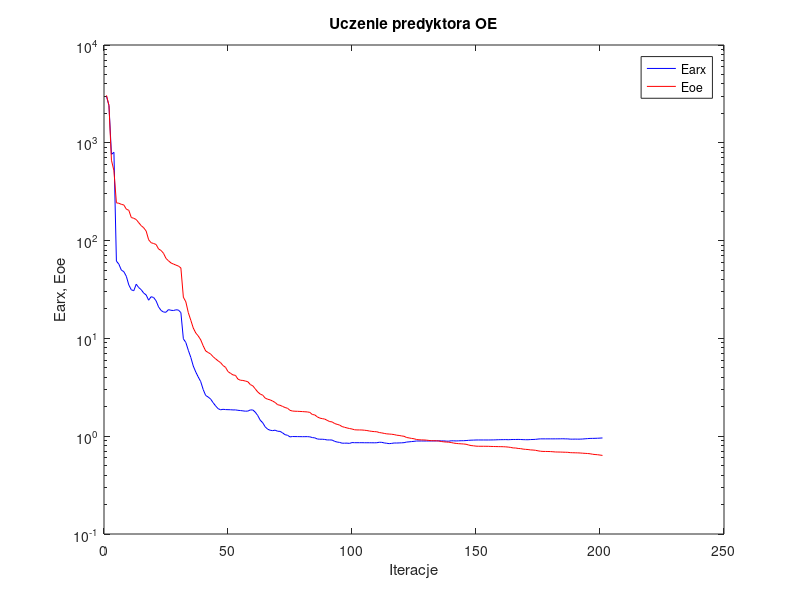
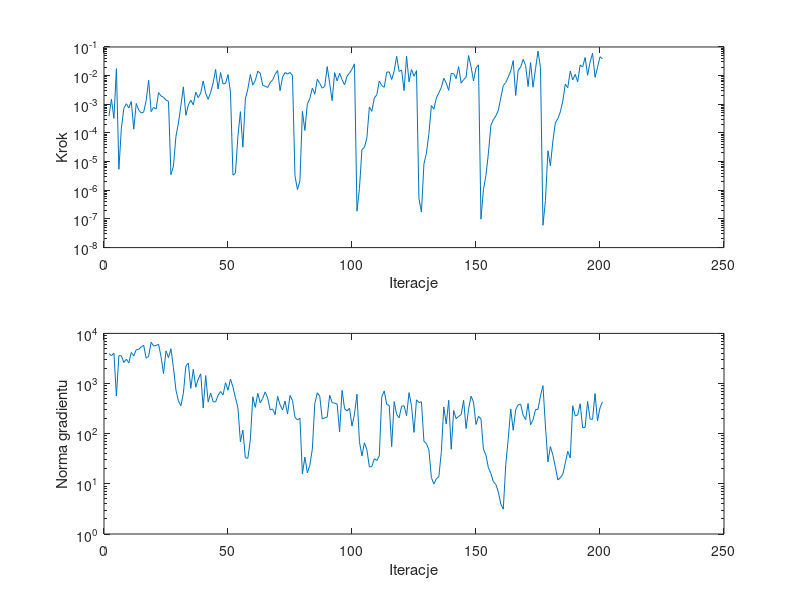

The MATLAB script that drew these images, in order:
%uczenie predyktora oe
clear all;
n=0; farx(n+1)=2.993403e+003; foe(n+1)=3.054851e+003; wspucz(n+1)=0.000000e+000; ng(n+1)=0.000000e+000;
%odnowa zmiennej metryki
n=1; farx(n+1)=2.403642e+003; foe(n+1)=2.408654e+003; krok(n+1)=3.831728e-004; ng(n+1)=3.934802e+003;
n=2; farx(n+1)=7.619961e+002; foe(n+1)=6.636231e+002; krok(n+1)=1.491964e-003; ng(n+1)=3.598554e+003;
n=3; farx(n+1)=7.994653e+002; foe(n+1)=5.188892e+002; krok(n+1)=3.229906e-004; ng(n+1)=4.018973e+003;
n=4; farx(n+1)=6.177335e+001; foe(n+1)=2.433665e+002; krok(n+1)=1.750226e-002; ng(n+1)=5.641859e+002;
n=5; farx(n+1)=5.736236e+001; foe(n+1)=2.407990e+002; krok(n+1)=5.413203e-006; ng(n+1)=3.589831e+003;
n=6; farx(n+1)=4.989694e+001; foe(n+1)=2.348711e+002; krok(n+1)=1.476158e-004; ng(n+1)=3.571544e+003;
n=7; farx(n+1)=4.813391e+001; foe(n+1)=2.313631e+002; krok(n+1)=7.315478e-004; ng(n+1)=2.625607e+003;
n=8; farx(n+1)=4.316801e+001; foe(n+1)=2.095896e+002; krok(n+1)=1.047362e-003; ng(n+1)=3.068490e+003;
n=9; farx(n+1)=3.522277e+001; foe(n+1)=2.041230e+002; krok(n+1)=7.477129e-004; ng(n+1)=2.587302e+003;
n=10; farx(n+1)=3.142761e+001; foe(n+1)=1.722382e+002; krok(n+1)=1.259039e-003; ng(n+1)=4.166985e+003;
n=11; farx(n+1)=3.072235e+001; foe(n+1)=1.691011e+002; krok(n+1)=1.356650e-004; ng(n+1)=3.559288e+003;
n=12; farx(n+1)=3.581920e+001; foe(n+1)=1.642029e+002; krok(n+1)=1.072587e-003; ng(n+1)=4.726654e+003;
n=13; farx(n+1)=3.308698e+001; foe(n+1)=1.524638e+002; krok(n+1)=6.295194e-004; ng(n+1)=4.801004e+003;
n=14; farx(n+1)=3.149356e+001; foe(n+1)=1.421788e+002; krok(n+1)=4.988661e-004; ng(n+1)=5.390148e+003;
n=15; farx(n+1)=2.907487e+001; foe(n+1)=1.353624e+002; krok(n+1)=5.333789e-004; ng(n+1)=5.754903e+003;
n=16; farx(n+1)=2.780901e+001; foe(n+1)=1.251163e+002; krok(n+1)=1.353531e-003; ng(n+1)=3.200781e+003;
n=17; farx(n+1)=2.457431e+001; foe(n+1)=1.019988e+002; krok(n+1)=6.893113e-003; ng(n+1)=3.494975e+003;
n=18; farx(n+1)=2.669438e+001; foe(n+1)=9.516854e+001; krok(n+1)=5.534736e-004; ng(n+1)=6.665113e+003;
n=19; farx(n+1)=2.620845e+001; foe(n+1)=9.338228e+001; krok(n+1)=7.893559e-004; ng(n+1)=5.606785e+003;
n=20; farx(n+1)=2.422131e+001; foe(n+1)=9.132175e+001; krok(n+1)=6.791933e-004; ng(n+1)=5.754965e+003;
n=21; farx(n+1)=2.100062e+001; foe(n+1)=8.206237e+001; krok(n+1)=2.559883e-003; ng(n+1)=6.069214e+003;
n=22; farx(n+1)=1.932129e+001; foe(n+1)=7.930681e+001; krok(n+1)=1.949886e-003; ng(n+1)=3.439839e+003;
n=23; farx(n+1)=1.860752e+001; foe(n+1)=7.409966e+001; krok(n+1)=1.749592e-003; ng(n+1)=1.575744e+003;
n=24; farx(n+1)=1.851404e+001; foe(n+1)=6.575332e+001; krok(n+1)=1.407851e-003; ng(n+1)=4.478459e+003;
n=25; farx(n+1)=1.968879e+001; foe(n+1)=6.216529e+001; krok(n+1)=1.265711e-003; ng(n+1)=3.291982e+003;
%odnowa zmiennej metryki
n=26; farx(n+1)=1.939032e+001; foe(n+1)=5.911381e+001; krok(n+1)=3.493217e-006; ng(n+1)=4.940178e+003;
n=27; farx(n+1)=1.928062e+001; foe(n+1)=5.760000e+001; krok(n+1)=7.026980e-006; ng(n+1)=2.079802e+003;
n=28; farx(n+1)=1.960732e+001; foe(n+1)=5.616824e+001; krok(n+1)=7.492449e-005; ng(n+1)=7.455311e+002;
n=29; farx(n+1)=1.949944e+001; foe(n+1)=5.494862e+001; krok(n+1)=2.197532e-004; ng(n+1)=4.520958e+002;
n=30; farx(n+1)=1.834871e+001; foe(n+1)=5.251568e+001; krok(n+1)=8.989595e-004; ng(n+1)=3.620571e+002;
n=31; farx(n+1)=9.905890e+000; foe(n+1)=2.639195e+001; krok(n+1)=4.065324e-003; ng(n+1)=6.348063e+002;
n=32; farx(n+1)=9.080181e+000; foe(n+1)=2.364520e+001; krok(n+1)=4.129136e-004; ng(n+1)=2.235443e+003;
n=33; farx(n+1)=7.558991e+000; foe(n+1)=1.831371e+001; krok(n+1)=9.446471e-004; ng(n+1)=2.558126e+003;
n=34; farx(n+1)=6.397696e+000; foe(n+1)=1.533150e+001; krok(n+1)=1.389400e-003; ng(n+1)=8.026516e+002;
n=35; farx(n+1)=5.215277e+000; foe(n+1)=1.276666e+001; krok(n+1)=9.576184e-004; ng(n+1)=1.922388e+003;
n=36; farx(n+1)=4.533269e+000; foe(n+1)=1.136495e+001; krok(n+1)=2.634602e-003; ng(n+1)=8.472320e+002;
n=37; farx(n+1)=4.031524e+000; foe(n+1)=1.059360e+001; krok(n+1)=1.700633e-003; ng(n+1)=1.227921e+003;
n=38; farx(n+1)=3.612626e+000; foe(n+1)=9.664239e+000; krok(n+1)=2.472199e-003; ng(n+1)=1.561532e+003;
n=39; farx(n+1)=2.998795e+000; foe(n+1)=8.395302e+000; krok(n+1)=6.555717e-003; ng(n+1)=3.259858e+002;
n=40; farx(n+1)=2.607763e+000; foe(n+1)=7.437704e+000; krok(n+1)=2.391214e-003; ng(n+1)=1.437750e+003;
n=41; farx(n+1)=2.516177e+000; foe(n+1)=7.177352e+000; krok(n+1)=1.495225e-003; ng(n+1)=4.303695e+002;
n=42; farx(n+1)=2.396056e+000; foe(n+1)=6.919565e+000; krok(n+1)=2.593399e-003; ng(n+1)=6.478571e+002;
n=43; farx(n+1)=2.202316e+000; foe(n+1)=6.498222e+000; krok(n+1)=5.478088e-003; ng(n+1)=4.337089e+002;
n=44; farx(n+1)=2.040910e+000; foe(n+1)=6.178682e+000; krok(n+1)=1.647425e-002; ng(n+1)=4.291746e+002;
n=45; farx(n+1)=1.913747e+000; foe(n+1)=5.897035e+000; krok(n+1)=3.427028e-003; ng(n+1)=5.829096e+002;
n=46; farx(n+1)=1.862196e+000; foe(n+1)=5.652023e+000; krok(n+1)=1.280341e-002; ng(n+1)=6.943238e+002;
n=47; farx(n+1)=1.883383e+000; foe(n+1)=5.280506e+000; krok(n+1)=5.162776e-003; ng(n+1)=5.937459e+002;
n=48; farx(n+1)=1.872089e+000; foe(n+1)=5.060597e+000; krok(n+1)=5.320104e-003; ng(n+1)=1.037268e+003;
n=49; farx(n+1)=1.867523e+000; foe(n+1)=4.576708e+000; krok(n+1)=1.086709e-002; ng(n+1)=7.366971e+002;
n=50; farx(n+1)=1.865201e+000; foe(n+1)=4.396917e+000; krok(n+1)=2.659087e-003; ng(n+1)=1.230057e+003;
%odnowa zmiennej metryki
n=51; farx(n+1)=1.855943e+000; foe(n+1)=4.232943e+000; krok(n+1)=3.375139e-006; ng(n+1)=8.496790e+002;
n=52; farx(n+1)=1.858117e+000; foe(n+1)=4.189011e+000; krok(n+1)=3.987530e-006; ng(n+1)=5.203533e+002;
n=53; farx(n+1)=1.839819e+000; foe(n+1)=3.835123e+000; krok(n+1)=7.716323e-005; ng(n+1)=3.306376e+002;
n=54; farx(n+1)=1.829875e+000; foe(n+1)=3.735464e+000; krok(n+1)=5.547107e-004; ng(n+1)=6.881806e+001;
n=55; farx(n+1)=1.816148e+000; foe(n+1)=3.716283e+000; krok(n+1)=3.190024e-005; ng(n+1)=1.178420e+002;
n=56; farx(n+1)=1.802463e+000; foe(n+1)=3.664657e+000; krok(n+1)=1.532691e-003; ng(n+1)=3.294651e+001;
n=57; farx(n+1)=1.806180e+000; foe(n+1)=3.606690e+000; krok(n+1)=3.426502e-003; ng(n+1)=3.245457e+001;
n=58; farx(n+1)=1.855224e+000; foe(n+1)=3.372284e+000; krok(n+1)=1.095618e-002; ng(n+1)=7.482132e+001;
n=59; farx(n+1)=1.855829e+000; foe(n+1)=3.274479e+000; krok(n+1)=4.664313e-003; ng(n+1)=5.452054e+002;
n=60; farx(n+1)=1.760693e+000; foe(n+1)=3.045933e+000; krok(n+1)=6.757425e-003; ng(n+1)=3.345211e+002;
n=61; farx(n+1)=1.625427e+000; foe(n+1)=2.831074e+000; krok(n+1)=1.434453e-002; ng(n+1)=6.366833e+002;
n=62; farx(n+1)=1.457328e+000; foe(n+1)=2.695072e+000; krok(n+1)=1.208515e-002; ng(n+1)=4.119489e+002;
n=63; farx(n+1)=1.372465e+000; foe(n+1)=2.626598e+000; krok(n+1)=4.578975e-003; ng(n+1)=5.068473e+002;
n=64; farx(n+1)=1.245851e+000; foe(n+1)=2.451771e+000; krok(n+1)=4.266621e-003; ng(n+1)=6.836720e+002;
n=65; farx(n+1)=1.178872e+000; foe(n+1)=2.387649e+000; krok(n+1)=3.846158e-003; ng(n+1)=5.128157e+002;
n=66; farx(n+1)=1.150863e+000; foe(n+1)=2.352225e+000; krok(n+1)=5.711090e-003; ng(n+1)=2.979464e+002;
n=67; farx(n+1)=1.139943e+000; foe(n+1)=2.285654e+000; krok(n+1)=7.099884e-003; ng(n+1)=3.113230e+002;
n=68; farx(n+1)=1.152921e+000; foe(n+1)=2.213077e+000; krok(n+1)=1.111520e-002; ng(n+1)=2.403851e+002;
n=69; farx(n+1)=1.123811e+000; foe(n+1)=2.099243e+000; krok(n+1)=1.517118e-002; ng(n+1)=5.548623e+002;
n=70; farx(n+1)=1.120372e+000; foe(n+1)=2.071094e+000; krok(n+1)=2.983603e-003; ng(n+1)=3.740837e+002;
n=71; farx(n+1)=1.081842e+000; foe(n+1)=2.015855e+000; krok(n+1)=8.928204e-003; ng(n+1)=2.964875e+002;
n=72; farx(n+1)=1.036298e+000; foe(n+1)=1.965342e+000; krok(n+1)=1.285062e-002; ng(n+1)=4.467574e+002;
n=73; farx(n+1)=1.022145e+000; foe(n+1)=1.929972e+000; krok(n+1)=1.132561e-002; ng(n+1)=2.462551e+002;
n=74; farx(n+1)=9.833961e-001; foe(n+1)=1.838504e+000; krok(n+1)=1.296098e-002; ng(n+1)=5.769511e+002;
n=75; farx(n+1)=9.923991e-001; foe(n+1)=1.808723e+000; krok(n+1)=1.005588e-002; ng(n+1)=4.597863e+002;
%odnowa zmiennej metryki
n=76; farx(n+1)=9.912278e-001; foe(n+1)=1.800420e+000; krok(n+1)=3.206069e-006; ng(n+1)=2.134300e+002;
n=77; farx(n+1)=9.906689e-001; foe(n+1)=1.797347e+000; krok(n+1)=1.059883e-006; ng(n+1)=1.872219e+002;
n=78; farx(n+1)=9.896842e-001; foe(n+1)=1.791837e+000; krok(n+1)=2.134892e-006; ng(n+1)=2.037720e+002;
n=79; farx(n+1)=9.888391e-001; foe(n+1)=1.785986e+000; krok(n+1)=5.688063e-004; ng(n+1)=1.568727e+001;
n=80; farx(n+1)=9.892074e-001; foe(n+1)=1.778083e+000; krok(n+1)=1.224225e-004; ng(n+1)=3.425654e+001;
n=81; farx(n+1)=9.900193e-001; foe(n+1)=1.771245e+000; krok(n+1)=1.043660e-003; ng(n+1)=1.657866e+001;
n=82; farx(n+1)=9.850819e-001; foe(n+1)=1.751565e+000; krok(n+1)=1.588254e-003; ng(n+1)=2.340773e+001;
n=83; farx(n+1)=9.683875e-001; foe(n+1)=1.666849e+000; krok(n+1)=3.671029e-003; ng(n+1)=4.912840e+001;
n=84; farx(n+1)=9.617776e-001; foe(n+1)=1.650886e+000; krok(n+1)=2.269576e-003; ng(n+1)=3.985982e+002;
n=85; farx(n+1)=9.371555e-001; foe(n+1)=1.576842e+000; krok(n+1)=7.479896e-003; ng(n+1)=6.556093e+002;
n=86; farx(n+1)=9.311570e-001; foe(n+1)=1.531580e+000; krok(n+1)=5.346341e-003; ng(n+1)=5.567614e+002;
n=87; farx(n+1)=9.312824e-001; foe(n+1)=1.512447e+000; krok(n+1)=3.660956e-003; ng(n+1)=1.961735e+002;
n=88; farx(n+1)=9.263726e-001; foe(n+1)=1.496882e+000; krok(n+1)=4.201093e-003; ng(n+1)=2.072457e+002;
n=89; farx(n+1)=9.154241e-001; foe(n+1)=1.452115e+000; krok(n+1)=2.067140e-002; ng(n+1)=2.143146e+002;
n=90; farx(n+1)=9.161797e-001; foe(n+1)=1.410843e+000; krok(n+1)=5.296999e-003; ng(n+1)=5.853402e+002;
n=91; farx(n+1)=9.132495e-001; foe(n+1)=1.400176e+000; krok(n+1)=1.342085e-003; ng(n+1)=4.166272e+002;
n=92; farx(n+1)=8.857773e-001; foe(n+1)=1.347600e+000; krok(n+1)=1.262969e-002; ng(n+1)=4.067372e+002;
n=93; farx(n+1)=8.717475e-001; foe(n+1)=1.322270e+000; krok(n+1)=6.583213e-003; ng(n+1)=3.899860e+002;
n=94; farx(n+1)=8.640965e-001; foe(n+1)=1.299560e+000; krok(n+1)=1.209242e-002; ng(n+1)=1.090233e+002;
n=95; farx(n+1)=8.485032e-001; foe(n+1)=1.254620e+000; krok(n+1)=7.251821e-003; ng(n+1)=7.306429e+002;
n=96; farx(n+1)=8.484040e-001; foe(n+1)=1.233329e+000; krok(n+1)=4.771196e-003; ng(n+1)=3.169947e+002;
n=97; farx(n+1)=8.497586e-001; foe(n+1)=1.214328e+000; krok(n+1)=9.613730e-003; ng(n+1)=2.829336e+002;
n=98; farx(n+1)=8.444768e-001; foe(n+1)=1.198214e+000; krok(n+1)=1.226153e-002; ng(n+1)=3.222905e+002;
n=99; farx(n+1)=8.607252e-001; foe(n+1)=1.184639e+000; krok(n+1)=1.694236e-002; ng(n+1)=1.418906e+002;
n=100; farx(n+1)=8.582036e-001; foe(n+1)=1.164023e+000; krok(n+1)=2.580064e-002; ng(n+1)=2.456523e+002;
%odnowa zmiennej metryki
n=101; farx(n+1)=8.581857e-001; foe(n+1)=1.159327e+000; krok(n+1)=1.863062e-007; ng(n+1)=6.124857e+002;
n=102; farx(n+1)=8.581540e-001; foe(n+1)=1.158956e+000; krok(n+1)=1.154651e-006; ng(n+1)=6.928113e+001;
n=103; farx(n+1)=8.582905e-001; foe(n+1)=1.157361e+000; krok(n+1)=2.656342e-005; ng(n+1)=3.600007e+001;
n=104; farx(n+1)=8.573127e-001; foe(n+1)=1.151096e+000; krok(n+1)=3.098519e-005; ng(n+1)=6.588334e+001;
n=105; farx(n+1)=8.571506e-001; foe(n+1)=1.143198e+000; krok(n+1)=6.831655e-005; ng(n+1)=4.810391e+001;
n=106; farx(n+1)=8.572417e-001; foe(n+1)=1.130505e+000; krok(n+1)=8.094739e-004; ng(n+1)=2.165330e+001;
n=107; farx(n+1)=8.567802e-001; foe(n+1)=1.120844e+000; krok(n+1)=5.673940e-004; ng(n+1)=2.220560e+001;
n=108; farx(n+1)=8.562583e-001; foe(n+1)=1.114154e+000; krok(n+1)=1.683682e-003; ng(n+1)=3.168354e+001;
n=109; farx(n+1)=8.573431e-001; foe(n+1)=1.110354e+000; krok(n+1)=2.133311e-003; ng(n+1)=2.918761e+001;
n=110; farx(n+1)=8.672317e-001; foe(n+1)=1.090182e+000; krok(n+1)=6.543079e-003; ng(n+1)=3.602586e+001;
n=111; farx(n+1)=8.656475e-001; foe(n+1)=1.080734e+000; krok(n+1)=4.520892e-003; ng(n+1)=5.460788e+002;
n=112; farx(n+1)=8.533794e-001; foe(n+1)=1.067927e+000; krok(n+1)=3.929986e-003; ng(n+1)=7.134779e+002;
n=113; farx(n+1)=8.469254e-001; foe(n+1)=1.056683e+000; krok(n+1)=1.321526e-002; ng(n+1)=3.809909e+002;
n=114; farx(n+1)=8.393723e-001; foe(n+1)=1.052456e+000; krok(n+1)=1.354728e-002; ng(n+1)=3.670932e+002;
n=115; farx(n+1)=8.445291e-001; foe(n+1)=1.047198e+000; krok(n+1)=7.321912e-003; ng(n+1)=5.531423e+001;
n=116; farx(n+1)=8.522253e-001; foe(n+1)=1.039227e+000; krok(n+1)=1.448480e-002; ng(n+1)=4.364446e+002;
n=117; farx(n+1)=8.516816e-001; foe(n+1)=1.023889e+000; krok(n+1)=4.739825e-002; ng(n+1)=2.406757e+002;
n=118; farx(n+1)=8.536907e-001; foe(n+1)=1.018096e+000; krok(n+1)=1.405854e-002; ng(n+1)=2.071625e+002;
n=119; farx(n+1)=8.556906e-001; foe(n+1)=1.006162e+000; krok(n+1)=1.564440e-002; ng(n+1)=3.534177e+002;
n=120; farx(n+1)=8.593078e-001; foe(n+1)=9.982415e-001; krok(n+1)=3.021288e-003; ng(n+1)=3.597279e+002;
n=121; farx(n+1)=8.712063e-001; foe(n+1)=9.698647e-001; krok(n+1)=4.821088e-002; ng(n+1)=2.284031e+002;
n=122; farx(n+1)=8.754966e-001; foe(n+1)=9.606878e-001; krok(n+1)=6.072741e-003; ng(n+1)=6.588282e+002;
n=123; farx(n+1)=8.811503e-001; foe(n+1)=9.494987e-001; krok(n+1)=1.636186e-002; ng(n+1)=3.587605e+002;
n=124; farx(n+1)=8.861616e-001; foe(n+1)=9.416892e-001; krok(n+1)=9.505482e-003; ng(n+1)=1.061856e+002;
n=125; farx(n+1)=8.933399e-001; foe(n+1)=9.256963e-001; krok(n+1)=1.495979e-002; ng(n+1)=4.733199e+002;
%odnowa zmiennej metryki
n=126; farx(n+1)=8.932664e-001; foe(n+1)=9.192775e-001; krok(n+1)=5.036948e-007; ng(n+1)=4.181392e+002;
n=127; farx(n+1)=8.932479e-001; foe(n+1)=9.172883e-001; krok(n+1)=1.771100e-007; ng(n+1)=4.333201e+002;
n=128; farx(n+1)=8.930819e-001; foe(n+1)=9.153000e-001; krok(n+1)=8.295367e-006; ng(n+1)=7.060003e+001;
n=129; farx(n+1)=8.934042e-001; foe(n+1)=9.116398e-001; krok(n+1)=1.954543e-005; ng(n+1)=6.353597e+001;
n=130; farx(n+1)=8.934066e-001; foe(n+1)=9.047376e-001; krok(n+1)=9.374630e-005; ng(n+1)=4.767791e+001;
n=131; farx(n+1)=8.943538e-001; foe(n+1)=8.997808e-001; krok(n+1)=9.053002e-004; ng(n+1)=1.345416e+001;
n=132; farx(n+1)=8.946485e-001; foe(n+1)=8.992517e-001; krok(n+1)=6.807228e-004; ng(n+1)=9.917449e+000;
n=133; farx(n+1)=8.955808e-001; foe(n+1)=8.977923e-001; krok(n+1)=1.644128e-003; ng(n+1)=1.264615e+001;
n=134; farx(n+1)=8.970953e-001; foe(n+1)=8.936441e-001; krok(n+1)=2.511123e-003; ng(n+1)=1.383196e+001;
n=135; farx(n+1)=8.951563e-001; foe(n+1)=8.828352e-001; krok(n+1)=3.831275e-003; ng(n+1)=4.183422e+001;
n=136; farx(n+1)=8.957050e-001; foe(n+1)=8.758296e-001; krok(n+1)=8.108299e-003; ng(n+1)=3.413389e+002;
n=137; farx(n+1)=8.906269e-001; foe(n+1)=8.716973e-001; krok(n+1)=5.485375e-003; ng(n+1)=1.557066e+002;
n=138; farx(n+1)=8.892651e-001; foe(n+1)=8.685614e-001; krok(n+1)=3.065383e-003; ng(n+1)=4.645731e+002;
n=139; farx(n+1)=8.974077e-001; foe(n+1)=8.617538e-001; krok(n+1)=1.192345e-002; ng(n+1)=4.904652e+001;
n=140; farx(n+1)=8.968662e-001; foe(n+1)=8.503598e-001; krok(n+1)=1.159819e-002; ng(n+1)=2.901950e+002;
n=141; farx(n+1)=8.942592e-001; foe(n+1)=8.436535e-001; krok(n+1)=7.932207e-003; ng(n+1)=1.983465e+002;
n=142; farx(n+1)=8.968191e-001; foe(n+1)=8.387746e-001; krok(n+1)=2.051314e-002; ng(n+1)=2.225912e+002;
n=143; farx(n+1)=8.988729e-001; foe(n+1)=8.358923e-001; krok(n+1)=5.478088e-003; ng(n+1)=2.391220e+002;
n=144; farx(n+1)=8.992911e-001; foe(n+1)=8.324850e-001; krok(n+1)=7.242402e-003; ng(n+1)=4.647261e+002;
n=145; farx(n+1)=9.028898e-001; foe(n+1)=8.270338e-001; krok(n+1)=8.839546e-003; ng(n+1)=1.269276e+002;
n=146; farx(n+1)=9.073363e-001; foe(n+1)=8.132663e-001; krok(n+1)=5.005537e-002; ng(n+1)=3.070617e+002;
n=147; farx(n+1)=9.109121e-001; foe(n+1)=8.023858e-001; krok(n+1)=2.067140e-002; ng(n+1)=5.591124e+002;
n=148; farx(n+1)=9.122229e-001; foe(n+1)=7.976086e-001; krok(n+1)=6.506258e-003; ng(n+1)=4.279704e+002;
n=149; farx(n+1)=9.147618e-001; foe(n+1)=7.912906e-001; krok(n+1)=1.839173e-002; ng(n+1)=1.525812e+002;
n=150; farx(n+1)=9.151070e-001; foe(n+1)=7.893057e-001; krok(n+1)=2.386882e-002; ng(n+1)=2.222014e+002;
%odnowa zmiennej metryki
n=151; farx(n+1)=9.151005e-001; foe(n+1)=7.890990e-001; krok(n+1)=9.844643e-008; ng(n+1)=1.973892e+002;
n=152; farx(n+1)=9.150742e-001; foe(n+1)=7.889761e-001; krok(n+1)=1.062537e-006; ng(n+1)=4.925247e+001;
n=153; farx(n+1)=9.150057e-001; foe(n+1)=7.887288e-001; krok(n+1)=3.266097e-006; ng(n+1)=3.740372e+001;
n=154; farx(n+1)=9.149916e-001; foe(n+1)=7.882090e-001; krok(n+1)=1.943349e-005; ng(n+1)=2.096530e+001;
n=155; farx(n+1)=9.157215e-001; foe(n+1)=7.858493e-001; krok(n+1)=1.864752e-004; ng(n+1)=1.605453e+001;
n=156; farx(n+1)=9.165078e-001; foe(n+1)=7.848583e-001; krok(n+1)=2.879132e-004; ng(n+1)=1.106380e+001;
n=157; farx(n+1)=9.180763e-001; foe(n+1)=7.836537e-001; krok(n+1)=3.968650e-004; ng(n+1)=9.741054e+000;
n=158; farx(n+1)=9.203536e-001; foe(n+1)=7.824927e-001; krok(n+1)=6.115046e-004; ng(n+1)=6.932619e+000;
n=159; farx(n+1)=9.216888e-001; foe(n+1)=7.818296e-001; krok(n+1)=1.691206e-003; ng(n+1)=3.966171e+000;
n=160; farx(n+1)=9.219800e-001; foe(n+1)=7.807455e-001; krok(n+1)=4.498477e-003; ng(n+1)=3.123739e+000;
n=161; farx(n+1)=9.232105e-001; foe(n+1)=7.782551e-001; krok(n+1)=5.767896e-003; ng(n+1)=2.403307e+001;
n=162; farx(n+1)=9.205883e-001; foe(n+1)=7.739140e-001; krok(n+1)=8.948804e-003; ng(n+1)=7.938074e+001;
n=163; farx(n+1)=9.239393e-001; foe(n+1)=7.679524e-001; krok(n+1)=1.448480e-002; ng(n+1)=3.118973e+002;
n=164; farx(n+1)=9.255500e-001; foe(n+1)=7.587346e-001; krok(n+1)=3.350022e-002; ng(n+1)=1.172277e+002;
n=165; farx(n+1)=9.255337e-001; foe(n+1)=7.574837e-001; krok(n+1)=2.032216e-003; ng(n+1)=3.006137e+002;
n=166; farx(n+1)=9.268729e-001; foe(n+1)=7.493335e-001; krok(n+1)=1.559274e-002; ng(n+1)=3.787918e+002;
n=167; farx(n+1)=9.253472e-001; foe(n+1)=7.464444e-001; krok(n+1)=1.982937e-002; ng(n+1)=3.898222e+002;
n=168; farx(n+1)=9.224336e-001; foe(n+1)=7.380683e-001; krok(n+1)=3.696362e-002; ng(n+1)=2.347576e+002;
n=169; farx(n+1)=9.208422e-001; foe(n+1)=7.336903e-001; krok(n+1)=2.277959e-002; ng(n+1)=1.906469e+002;
n=170; farx(n+1)=9.202532e-001; foe(n+1)=7.307896e-001; krok(n+1)=4.187528e-003; ng(n+1)=4.002820e+002;
n=171; farx(n+1)=9.243912e-001; foe(n+1)=7.241191e-001; krok(n+1)=2.876670e-002; ng(n+1)=1.507291e+002;
n=172; farx(n+1)=9.256999e-001; foe(n+1)=7.221169e-001; krok(n+1)=3.941672e-003; ng(n+1)=1.890184e+002;
n=173; farx(n+1)=9.284503e-001; foe(n+1)=7.175349e-001; krok(n+1)=1.741045e-002; ng(n+1)=3.035747e+002;
n=174; farx(n+1)=9.354188e-001; foe(n+1)=7.089099e-001; krok(n+1)=7.142563e-002; ng(n+1)=3.056466e+002;
n=175; farx(n+1)=9.392495e-001; foe(n+1)=7.020446e-001; krok(n+1)=1.932256e-002; ng(n+1)=5.700489e+002;
%odnowa zmiennej metryki
n=176; farx(n+1)=9.392422e-001; foe(n+1)=6.989169e-001; krok(n+1)=6.009598e-008; ng(n+1)=9.060657e+002;
n=177; farx(n+1)=9.392444e-001; foe(n+1)=6.983526e-001; krok(n+1)=4.373285e-007; ng(n+1)=1.423336e+002;
n=178; farx(n+1)=9.393342e-001; foe(n+1)=6.976127e-001; krok(n+1)=2.394830e-005; ng(n+1)=2.734062e+001;
n=179; farx(n+1)=9.393619e-001; foe(n+1)=6.965133e-001; krok(n+1)=7.172631e-006; ng(n+1)=5.535369e+001;
n=180; farx(n+1)=9.393044e-001; foe(n+1)=6.936018e-001; krok(n+1)=5.270595e-005; ng(n+1)=3.732374e+001;
n=181; farx(n+1)=9.396124e-001; foe(n+1)=6.899878e-001; krok(n+1)=2.266194e-004; ng(n+1)=2.178514e+001;
n=182; farx(n+1)=9.398307e-001; foe(n+1)=6.890670e-001; krok(n+1)=3.164277e-004; ng(n+1)=1.194868e+001;
n=183; farx(n+1)=9.403453e-001; foe(n+1)=6.883488e-001; krok(n+1)=5.440190e-004; ng(n+1)=1.321085e+001;
n=184; farx(n+1)=9.415774e-001; foe(n+1)=6.868232e-001; krok(n+1)=1.291963e-003; ng(n+1)=1.553608e+001;
n=185; farx(n+1)=9.393023e-001; foe(n+1)=6.853388e-001; krok(n+1)=5.038654e-003; ng(n+1)=2.622605e+001;
n=186; farx(n+1)=9.386448e-001; foe(n+1)=6.842541e-001; krok(n+1)=3.792794e-003; ng(n+1)=4.450801e+001;
n=187; farx(n+1)=9.331659e-001; foe(n+1)=6.789420e-001; krok(n+1)=1.448480e-002; ng(n+1)=3.282806e+001;
n=188; farx(n+1)=9.328788e-001; foe(n+1)=6.776465e-001; krok(n+1)=7.119007e-003; ng(n+1)=3.607737e+002;
n=189; farx(n+1)=9.341469e-001; foe(n+1)=6.765089e-001; krok(n+1)=1.109636e-002; ng(n+1)=2.249556e+002;
n=190; farx(n+1)=9.328555e-001; foe(n+1)=6.755600e-001; krok(n+1)=6.099924e-003; ng(n+1)=2.376066e+002;
n=191; farx(n+1)=9.333864e-001; foe(n+1)=6.736049e-001; krok(n+1)=2.343419e-002; ng(n+1)=3.956987e+002;
n=192; farx(n+1)=9.361435e-001; foe(n+1)=6.703194e-001; krok(n+1)=2.000182e-002; ng(n+1)=1.312449e+002;
n=193; farx(n+1)=9.407352e-001; foe(n+1)=6.677297e-001; krok(n+1)=4.321748e-002; ng(n+1)=1.347803e+002;
n=194; farx(n+1)=9.450467e-001; foe(n+1)=6.652585e-001; krok(n+1)=1.034736e-002; ng(n+1)=4.409188e+002;
n=195; farx(n+1)=9.492222e-001; foe(n+1)=6.616192e-001; krok(n+1)=2.963700e-002; ng(n+1)=1.952295e+002;
n=196; farx(n+1)=9.499952e-001; foe(n+1)=6.539898e-001; krok(n+1)=5.983917e-002; ng(n+1)=1.942276e+002;
n=197; farx(n+1)=9.512723e-001; foe(n+1)=6.496667e-001; krok(n+1)=8.744518e-003; ng(n+1)=6.323894e+002;
n=198; farx(n+1)=9.532213e-001; foe(n+1)=6.467880e-001; krok(n+1)=1.922414e-002; ng(n+1)=1.805894e+002;
n=199; farx(n+1)=9.562221e-001; foe(n+1)=6.415112e-001; krok(n+1)=4.568872e-002; ng(n+1)=3.268054e+002;
n=200; farx(n+1)=9.598551e-001; foe(n+1)=6.360263e-001; krok(n+1)=3.890307e-002; ng(n+1)=4.327289e+002;

figure; semilogy(farx,'b'); hold on; semilogy(foe,'r'); xlabel('Iteracje'); ylabel('Earx, Eoe'); legend('Earx','Eoe'); title('Uczenie predyktora OE');
figure; subplot(2,1,1); semilogy(krok); xlabel('Iteracje'); ylabel('Krok');
subplot(2,1,2); semilogy(ng); xlabel('Iteracje'); ylabel('Norma gradientu');
Earx=farx(n+1)
Eoe=foe(n+1)
